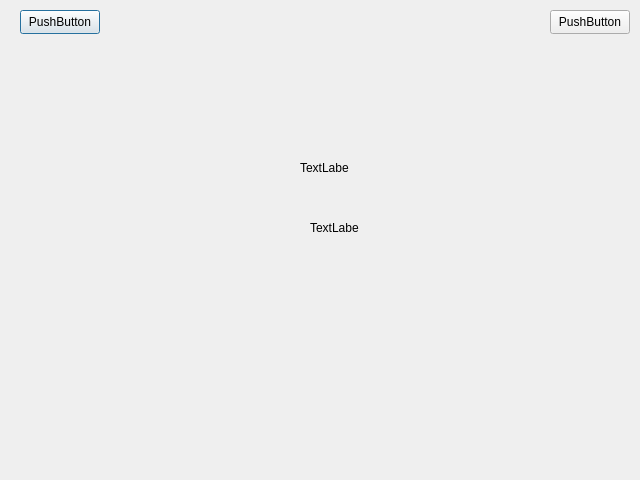
<?xml version="1.0" encoding="UTF-8"?>
<ui version="4.0">
 <class>BalanceWindow</class>
 <widget class="QDialog" name="BalanceWindow">
  <property name="windowModality">
   <enum>Qt::WindowModal</enum>
  </property>
  <property name="geometry">
   <rect>
    <x>0</x>
    <y>0</y>
    <width>640</width>
    <height>480</height>
   </rect>
  </property>
  <property name="windowTitle">
   <string>Dialog</string>
  </property>
  <widget class="QPushButton" name="pushButton">
   <property name="geometry">
    <rect>
     <x>20</x>
     <y>10</y>
     <width>80</width>
     <height>24</height>
    </rect>
   </property>
   <property name="text">
    <string>PushButton</string>
   </property>
  </widget>
  <widget class="QPushButton" name="pushButton_2">
   <property name="geometry">
    <rect>
     <x>550</x>
     <y>10</y>
     <width>80</width>
     <height>24</height>
    </rect>
   </property>
   <property name="text">
    <string>PushButton</string>
   </property>
  </widget>
  <widget class="QLabel" name="label">
   <property name="geometry">
    <rect>
     <x>300</x>
     <y>160</y>
     <width>49</width>
     <height>16</height>
    </rect>
   </property>
   <property name="text">
    <string>TextLabel</string>
   </property>
  </widget>
  <widget class="QLabel" name="label_2">
   <property name="geometry">
    <rect>
     <x>310</x>
     <y>220</y>
     <width>49</width>
     <height>16</height>
    </rect>
   </property>
   <property name="text">
    <string>TextLabel</string>
   </property>
  </widget>
 </widget>
 <resources/>
 <connections/>
</ui>
